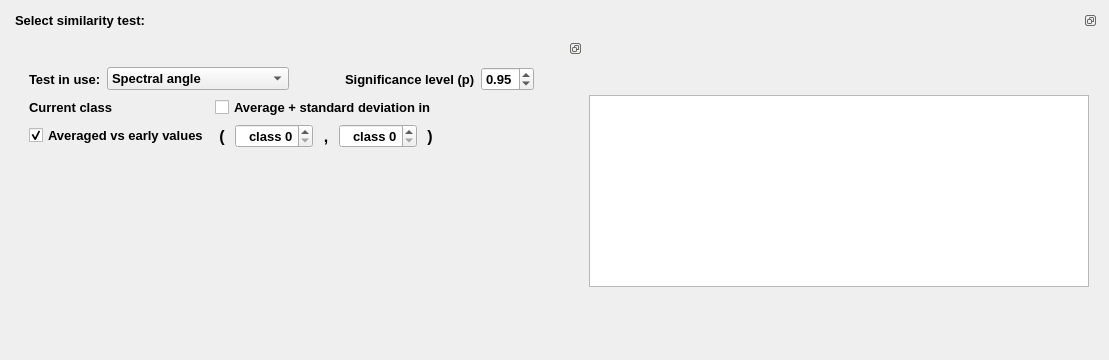
        <widget class="QWidget" name="simTestTab">
         <attribute name="icon">
          <iconset resource="icons.qrc">
           <normaloff>:/Icons/icons/silk/chart_line.png</normaloff>:/Icons/icons/silk/chart_line.png</iconset>
         </attribute>
         <attribute name="title">
          <string>Similarity test</string>
         </attribute>
         <layout class="QHBoxLayout" name="horizontalLayout_12">
          <item>
           <widget class="QDockWidget" name="simTestDockWidget">
            <property name="sizePolicy">
             <sizepolicy hsizetype="Preferred" vsizetype="MinimumExpanding">
              <horstretch>0</horstretch>
              <verstretch>0</verstretch>
             </sizepolicy>
            </property>
            <property name="minimumSize">
             <size>
              <width>1030</width>
              <height>191</height>
             </size>
            </property>
            <property name="font">
             <font>
              <pointsize>10</pointsize>
              <weight>75</weight>
              <bold>true</bold>
             </font>
            </property>
            <property name="features">
             <set>QDockWidget::DockWidgetFloatable|QDockWidget::DockWidgetMovable</set>
            </property>
            <property name="windowTitle">
             <string>Select similarity test:</string>
            </property>
            <widget class="QWidget" name="dockWidgetContents_5">
             <layout class="QHBoxLayout" name="horizontalLayout_15">
              <item>
               <layout class="QHBoxLayout" name="horizontalLayout_14">
                <item>
                 <widget class="QDockWidget" name="controlSimTestDockWidget">
                  <property name="sizePolicy">
                   <sizepolicy hsizetype="Minimum" vsizetype="Preferred">
                    <horstretch>0</horstretch>
                    <verstretch>0</verstretch>
                   </sizepolicy>
                  </property>
                  <property name="minimumSize">
                   <size>
                    <width>500</width>
                    <height>146</height>
                   </size>
                  </property>
                  <property name="features">
                   <set>QDockWidget::DockWidgetFloatable|QDockWidget::DockWidgetMovable</set>
                  </property>
                  <widget class="QWidget" name="dockWidgetContents_6">
                   <layout class="QVBoxLayout" name="verticalLayout_13">
                    <item>
                     <layout class="QVBoxLayout" name="verticalLayout_11">
                      <property name="sizeConstraint">
                       <enum>QLayout::SetMinimumSize</enum>
                      </property>
                      <item>
                       <layout class="QHBoxLayout" name="horizontalLayout_10">
                        <property name="sizeConstraint">
                         <enum>QLayout::SetMinimumSize</enum>
                        </property>
                        <item>
                         <widget class="QLabel" name="label">
                          <property name="font">
                           <font>
                            <pointsize>10</pointsize>
                            <weight>75</weight>
                            <bold>true</bold>
                           </font>
                          </property>
                          <property name="text">
                           <string>Test in use:</string>
                          </property>
                          <property name="buddy">
                           <cstring>testComboBox</cstring>
                          </property>
                         </widget>
                        </item>
                        <item>
                         <widget class="QComboBox" name="testComboBox">
                          <property name="font">
                           <font>
                            <pointsize>10</pointsize>
                            <weight>75</weight>
                            <bold>true</bold>
                           </font>
                          </property>
                          <property name="currentIndex">
                           <number>0</number>
                          </property>
                          <item>
                           <property name="text">
                            <string>Spectral angle</string>
                           </property>
                          </item>
                          <item>
                           <property name="text">
                            <string>Bray-Curtis distance</string>
                           </property>
                          </item>
                          <item>
                           <property name="text">
                            <string>Euclidian distance</string>
                           </property>
                          </item>
                          <item>
                           <property name="text">
                            <string>Intensity difference</string>
                           </property>
                          </item>
                          <item>
                           <property name="text">
                            <string>Jaccards coefficient</string>
                           </property>
                          </item>
                          <item>
                           <property name="text">
                            <string>Mann-Whitney u statistic</string>
                           </property>
                          </item>
                          <item>
                           <property name="text">
                            <string>Kolmogorov Smirnov</string>
                           </property>
                          </item>
                         </widget>
                        </item>
                        <item>
                         <spacer name="horizontalSpacer_21">
                          <property name="orientation">
                           <enum>Qt::Horizontal</enum>
                          </property>
                          <property name="sizeType">
                           <enum>QSizePolicy::Preferred</enum>
                          </property>
                          <property name="sizeHint" stdset="0">
                           <size>
                            <width>50</width>
                            <height>20</height>
                           </size>
                          </property>
                         </spacer>
                        </item>
                        <item>
                         <widget class="QLabel" name="label_2">
                          <property name="font">
                           <font>
                            <pointsize>10</pointsize>
                            <weight>75</weight>
                            <bold>true</bold>
                           </font>
                          </property>
                          <property name="text">
                           <string>Significance level (p)</string>
                          </property>
                          <property name="buddy">
                           <cstring>pValueSpinBox</cstring>
                          </property>
                         </widget>
                        </item>
                        <item>
                         <widget class="QDoubleSpinBox" name="pValueSpinBox">
                          <property name="font">
                           <font>
                            <pointsize>10</pointsize>
                            <weight>75</weight>
                            <bold>true</bold>
                           </font>
                          </property>
                          <property name="maximum">
                           <double>1.000000000000000</double>
                          </property>
                          <property name="singleStep">
                           <double>0.010000000000000</double>
                          </property>
                          <property name="value">
                           <double>0.950000000000000</double>
                          </property>
                         </widget>
                        </item>
                        <item>
                         <spacer name="horizontalSpacer_22">
                          <property name="orientation">
                           <enum>Qt::Horizontal</enum>
                          </property>
                          <property name="sizeType">
                           <enum>QSizePolicy::Preferred</enum>
                          </property>
                          <property name="sizeHint" stdset="0">
                           <size>
                            <width>40</width>
                            <height>20</height>
                           </size>
                          </property>
                         </spacer>
                        </item>
                       </layout>
                      </item>
                      <item>
                       <layout class="QHBoxLayout" name="horizontalLayout_11">
                        <property name="sizeConstraint">
                         <enum>QLayout::SetMinimumSize</enum>
                        </property>
                        <item>
                         <layout class="QGridLayout" name="gridLayout_2">
                          <item row="0" column="0">
                           <widget class="QLabel" name="label_3">
                            <property name="minimumSize">
                             <size>
                              <width>0</width>
                              <height>20</height>
                             </size>
                            </property>
                            <property name="font">
                             <font>
                              <pointsize>10</pointsize>
                              <weight>75</weight>
                              <bold>true</bold>
                             </font>
                            </property>
                            <property name="text">
                             <string>Current class</string>
                            </property>
                           </widget>
                          </item>
                          <item row="0" column="1">
                           <widget class="QCheckBox" name="byPairedClassesCheckBox">
                            <property name="font">
                             <font>
                              <pointsize>10</pointsize>
                              <weight>75</weight>
                              <bold>true</bold>
                             </font>
                            </property>
                            <property name="text">
                             <string>Average + standard deviation in</string>
                            </property>
                            <property name="autoExclusive">
                             <bool>true</bool>
                            </property>
                           </widget>
                          </item>
                          <item row="1" column="0">
                           <widget class="QCheckBox" name="byYearCheckBox">
                            <property name="font">
                             <font>
                              <pointsize>10</pointsize>
                              <weight>75</weight>
                              <bold>true</bold>
                             </font>
                            </property>
                            <property name="layoutDirection">
                             <enum>Qt::LeftToRight</enum>
                            </property>
                            <property name="text">
                             <string>Averaged vs early values</string>
                            </property>
                            <property name="checked">
                             <bool>true</bool>
                            </property>
                            <property name="autoExclusive">
                             <bool>true</bool>
                            </property>
                           </widget>
                          </item>
                          <item row="1" column="1">
                           <layout class="QHBoxLayout" name="horizontalLayout_9">
                            <item>
                             <widget class="QLabel" name="label_4">
                              <property name="font">
                               <font>
                                <pointsize>12</pointsize>
                                <weight>75</weight>
                                <bold>true</bold>
                               </font>
                              </property>
                              <property name="text">
                               <string>(</string>
                              </property>
                              <property name="alignment">
                               <set>Qt::AlignCenter</set>
                              </property>
                              <property name="wordWrap">
                               <bool>true</bool>
                              </property>
                              <property name="margin">
                               <number>1</number>
                              </property>
                              <property name="indent">
                               <number>-1</number>
                              </property>
                             </widget>
                            </item>
                            <item>
                             <widget class="QSpinBox" name="class0SpinBox">
                              <property name="font">
                               <font>
                                <pointsize>10</pointsize>
                                <weight>75</weight>
                                <bold>true</bold>
                               </font>
                              </property>
                              <property name="alignment">
                               <set>Qt::AlignRight|Qt::AlignTrailing|Qt::AlignVCenter</set>
                              </property>
                              <property name="suffix">
                               <string/>
                              </property>
                              <property name="prefix">
                               <string>class </string>
                              </property>
                              <property name="maximum">
                               <number>87</number>
                              </property>
                             </widget>
                            </item>
                            <item>
                             <widget class="QLabel" name="label_8">
                              <property name="font">
                               <font>
                                <pointsize>12</pointsize>
                                <weight>75</weight>
                                <bold>true</bold>
                               </font>
                              </property>
                              <property name="text">
                               <string>,</string>
                              </property>
                              <property name="alignment">
                               <set>Qt::AlignCenter</set>
                              </property>
                              <property name="wordWrap">
                               <bool>true</bool>
                              </property>
                              <property name="margin">
                               <number>1</number>
                              </property>
                              <property name="indent">
                               <number>-1</number>
                              </property>
                             </widget>
                            </item>
                            <item>
                             <widget class="QSpinBox" name="class1SpinBox">
                              <property name="font">
                               <font>
                                <pointsize>10</pointsize>
                                <weight>75</weight>
                                <bold>true</bold>
                               </font>
                              </property>
                              <property name="alignment">
                               <set>Qt::AlignRight|Qt::AlignTrailing|Qt::AlignVCenter</set>
                              </property>
                              <property name="prefix">
                               <string>class </string>
                              </property>
                              <property name="maximum">
                               <number>87</number>
                              </property>
                             </widget>
                            </item>
                            <item>
                             <widget class="QLabel" name="label_7">
                              <property name="font">
                               <font>
                                <pointsize>12</pointsize>
                                <weight>75</weight>
                                <bold>true</bold>
                               </font>
                              </property>
                              <property name="text">
                               <string>)</string>
                              </property>
                              <property name="alignment">
                               <set>Qt::AlignCenter</set>
                              </property>
                              <property name="wordWrap">
                               <bool>true</bool>
                              </property>
                              <property name="margin">
                               <number>1</number>
                              </property>
                              <property name="indent">
                               <number>-1</number>
                              </property>
                             </widget>
                            </item>
                           </layout>
                          </item>
                         </layout>
                        </item>
                        <item>
                         <spacer name="horizontalSpacer_4">
                          <property name="orientation">
                           <enum>Qt::Horizontal</enum>
                          </property>
                          <property name="sizeHint" stdset="0">
                           <size>
                            <width>40</width>
                            <height>20</height>
                           </size>
                          </property>
                         </spacer>
                        </item>
                       </layout>
                      </item>
                      <item>
                       <spacer name="verticalSpacer_3">
                        <property name="orientation">
                         <enum>Qt::Vertical</enum>
                        </property>
                        <property name="sizeHint" stdset="0">
                         <size>
                          <width>20</width>
                          <height>13</height>
                         </size>
                        </property>
                       </spacer>
                      </item>
                     </layout>
                    </item>
                   </layout>
                  </widget>
                 </widget>
                </item>
                <item>
                 <layout class="QHBoxLayout" name="horizontalLayout_13">
                  <item>
                   <layout class="QVBoxLayout" name="verticalLayout_9">
                    <item>
                     <widget class="QWidget" name="simTestWidgetHolder" native="true">
                      <property name="sizePolicy">
                       <sizepolicy hsizetype="Expanding" vsizetype="Expanding">
                        <horstretch>0</horstretch>
                        <verstretch>0</verstretch>
                       </sizepolicy>
                      </property>
                      <property name="minimumSize">
                       <size>
                        <width>0</width>
                        <height>50</height>
                       </size>
                      </property>
                      <property name="font">
                       <font>
                        <pointsize>10</pointsize>
                        <weight>75</weight>
                        <bold>true</bold>
                       </font>
                      </property>
                     </widget>
                    </item>
                    <item>
                     <widget class="QTextEdit" name="testLog">
                      <property name="minimumSize">
                       <size>
                        <width>500</width>
                        <height>50</height>
                       </size>
                      </property>
                      <property name="font">
                       <font>
                        <pointsize>10</pointsize>
                        <weight>75</weight>
                        <bold>true</bold>
                       </font>
                      </property>
                      <property name="readOnly">
                       <bool>true</bool>
                      </property>
                     </widget>
                    </item>
                    <item>
                     <spacer name="verticalSpacer_5">
                      <property name="orientation">
                       <enum>Qt::Vertical</enum>
                      </property>
                      <property name="sizeHint" stdset="0">
                       <size>
                        <width>20</width>
                        <height>40</height>
                       </size>
                      </property>
                     </spacer>
                    </item>
                    <item>
                     <spacer name="verticalSpacer_4">
                      <property name="orientation">
                       <enum>Qt::Vertical</enum>
                      </property>
                      <property name="sizeHint" stdset="0">
                       <size>
                        <width>14</width>
                        <height>13</height>
                       </size>
                      </property>
                     </spacer>
                    </item>
                   </layout>
                  </item>
                 </layout>
                </item>
               </layout>
              </item>
             </layout>
            </widget>
           </widget>
          </item>
         </layout>
        </widget>
